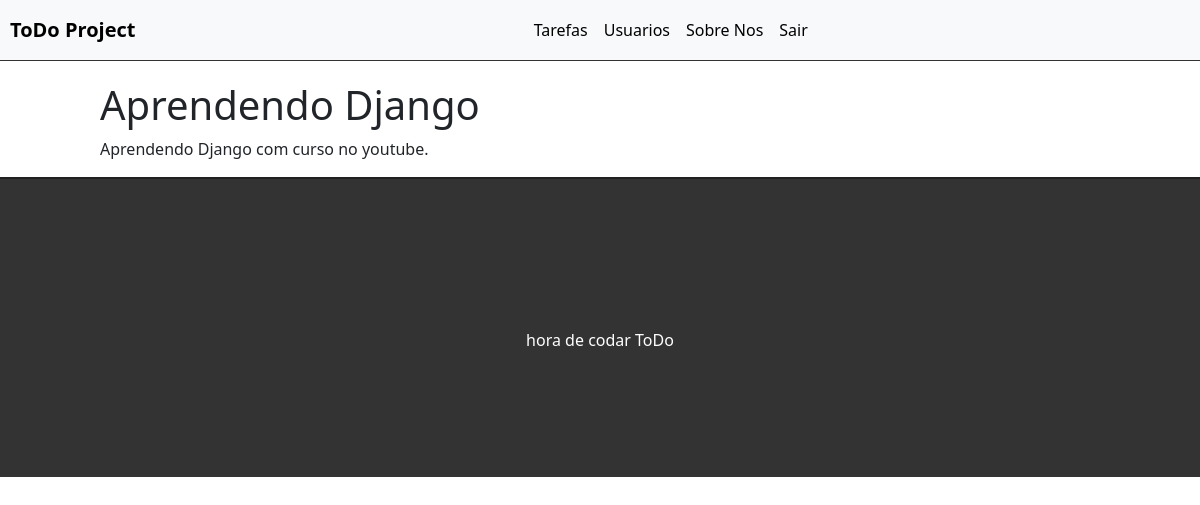
Page /task/8 (signed in) on the earlier database version.
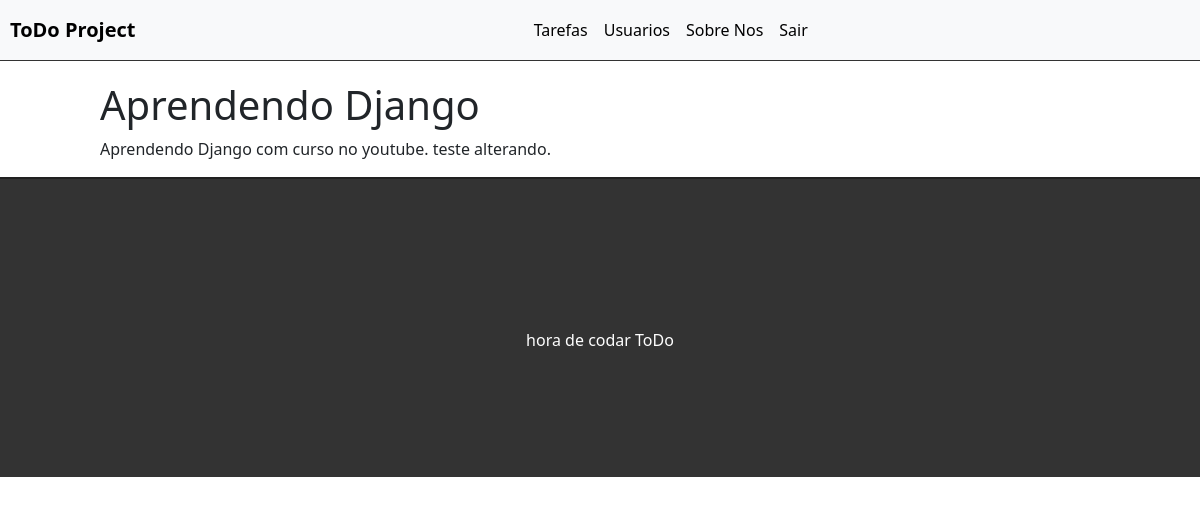
Same page on the later database version.
### tasks/models.py (models this page shows, shortened)
class Task(models.Model):
    STATUS = (
        ('doing', 'Doing'),
        ('done', 'Done')
    )
    title = models.CharField(max_length=255)
    description = models.TextField()
    done = models.CharField(
        max_length=5,
        choices=STATUS,
    )
    user = models.ForeignKey(get_user_model(), on_delete=models.CASCADE)
    created_at = models.DateTimeField(auto_now_add=True)
    updated_at = models.DateTimeField(auto_now=True)

### tasks/views.py (the view)
# urls.py: path('task/<int:id>', views.taskView, name='task-view'),
@login_required
def taskView(request, id):
    task = get_object_or_404(Task, pk=id)
    return render(request, 'tasks/task.html', {'task': task})

### tasks/templates/tasks/task.html (shortened to what this page needs)
{% extends 'base_home.html' %}
{% block content %}
<div class="offset-1 col-10 list-div">
    <h1>{{task.title}}</h1>
    <p>{{task.description}}</p>
</div>
{% endblock %}

Differences in the rows shown:
changed Task "Aprendendo Django": description "Aprendendo Django com curso no youtube." → "Aprendendo Django com curso no youtube. teste alterando."
